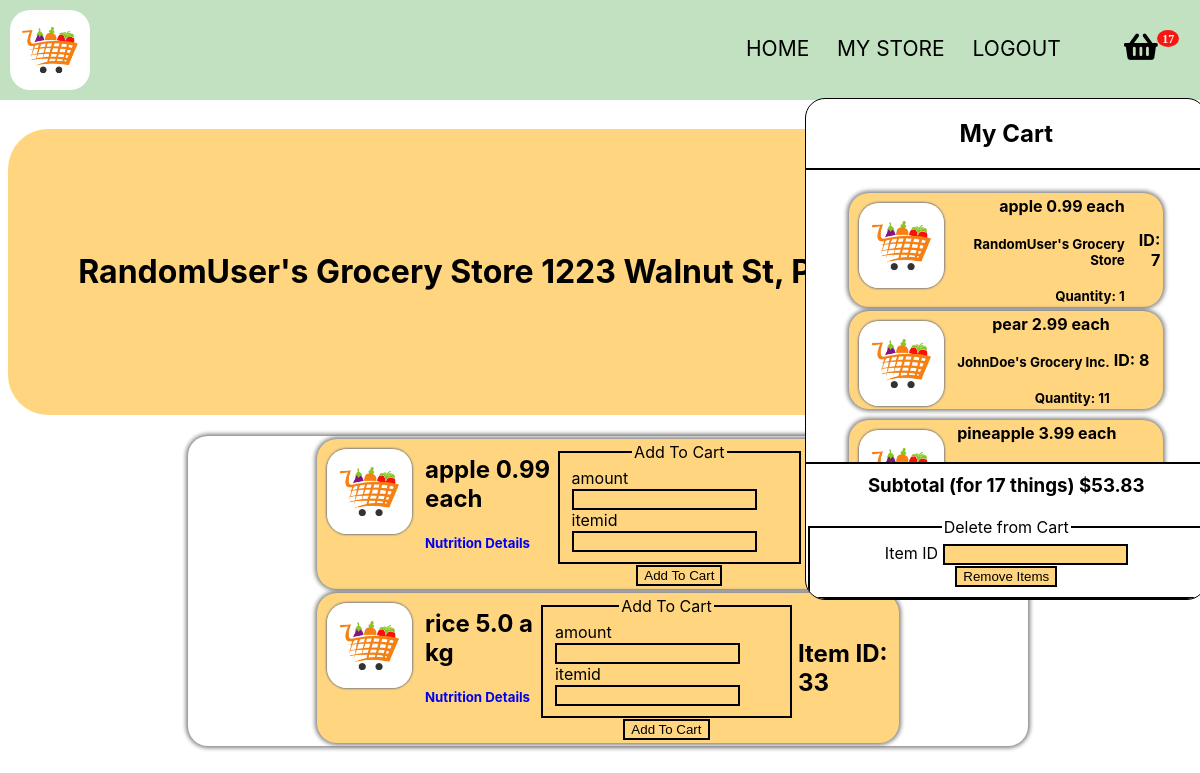
Page /store/RandomUser's Grocery Store (signed in) on the committed database.
### src/app.py (models this page shows)
class CartItems(db.Model):
    __tablename__ = 'cart'
    itemid = db.Column(db.Integer, primary_key = True)
    itemname = db.Column(db.String(20), nullable = False)
    quantity = db.Column(db.Integer, nullable = False)
    unit = db.Column(db.String(10), nullable = False)
    price = db.Column(db.Float, nullable = False)
    seller = db.Column(db.String(100), nullable = False)
    userid = db.Column(db.Integer, db.ForeignKey("user.id"))

class Store(db.Model):
    __tablename__ = 'store'
    storeid = db.Column(db.Integer, primary_key = True)
    storename = db.Column(db.String(50), nullable = True)
    storeaddress = db.Column(db.String(100), nullable = True)
    storelat = db.Column(db.Float, nullable = True)
    storelong = db.Column(db.Float, nullable = True)
    storeowner = db.Column(db.String(20), nullable = True)
    cart = db.relationship("Inventory")
    userid = db.Column(db.Integer, db.ForeignKey("user.id"))

class Inventory(db.Model):
    __tablename__ = 'inventory'
    inventoryid = db.Column(db.Integer, primary_key = True)
    itemname = db.Column(db.String(20), nullable = False)
    price = db.Column(db.Float, nullable = False)
    unit = db.Column(db.String(10), nullable = False)
    storeid = db.Column(db.Integer, db.ForeignKey("store.storeid"))

### src/app.py (the view, shortened to what this page needs)
@app.route('/store/<storename>', methods=['GET', 'POST'])
def storename(storename):
    deletefromcart = DeleteFromInventory()
    form = AddToCart()
    query = Inventory.query.filter_by(storeid = Store.query.filter_by(storename = storename).first().storeid).all()
    store = Store.query.filter_by(storename = storename).first()
    user = User.query.filter_by(id = current_user.id).first()
    userscart = CartItems.query.filter_by(userid = user.id).all()
    subtotal = 0
    itemamount = 0
    for thing in userscart:
        itemamount += thing.quantity
        subtotal += thing.price * thing.quantity
    if deletefromcart.validate_on_submit():
        print('touched')
        item = CartItems.query.filter_by(itemid = deletefromcart.itemid.data).first()
        db.session.delete(item)
        db.session.commit()
        return redirect('/store/' + storename)
    return render_template('shop.html', shopinventory = query, store = store, form = form, cart = userscart, subtotal = subtotal, itemamount = itemamount, deleteform = deletefromcart)

### src/forms.py
class DeleteFromInventory(FlaskForm):
    itemid = IntegerField("Item ID", validators=[DataRequired()])
    submit = SubmitField("Remove Items")

class AddToCart(FlaskForm):
    amount = IntegerField('amount', validators=[DataRequired()])
    itemid = IntegerField('itemid ', validators=[DataRequired()])
    submit = SubmitField("Add To Cart")

### src/app.py (called while the page is built)
@login_manager.user_loader
def load_user(user_id):
    return User.query.get(int(user_id))

### templates/shop.html (shortened to what this page needs)
<!DOCTYPE HTML>
<html>
	<head>
		<link href="https://use.fontawesome.com/releases/v5.0.1/css/all.css" rel="stylesheet">
	</head>
	<body class="is-preload">
        <br>
		<br>
		<br>
		<br>
		<br>
		<div class="container">
			<img class = 'logo' src="{{ url_for('static', filename = 'images/grocerylogo.jpeg') }}">
			<nav>
				<ul id = 'subpages'>
					<li><a href="/main">HOME</a></li>
					<li><a href="/mystore/{{current_user.name}}">MY STORE</a></li>
					<li id="logout"><a href="/logout">LOGOUT</a></li>
                    <div id="container" style="display:inline-block; position: absolute; height: 100%;">
						<ul>
							<li id="li1"> <i class="fa badge fa-lg" style='font-size:30px'value={{itemamount}}>&#xf291; </i>
								<div class="popupMenu">
									<div class = "upperdiv">
										<h1 style="text-align: center; border-bottom: 2px solid black; padding-bottom: 20px;"> My Cart</h1>
										<table class = "carttable">
											{% for thing in cart %}
												<tr>
													<td>
														<div class = 'itemdiv'>
															<img src="{{ url_for('static', filename = 'images/grocerylogo.jpeg') }}" class="itemimage">
															<table class="carttdtable">
																<tr class="carttr">
																	<td class="carttd">
																	<h4 class = "iteminfo" style = "margin: 0px;"> {{thing.itemname}} {{thing.price}} {{thing.unit}}</h4> <br> <h5 class = "iteminfo" style = "margin: 0px;"> {{thing.seller}} </h5> <br> <h5 class = "iteminfo" style = "margin: 0px;"> Quantity: {{thing.quantity}} </h5> </td>
																	</td>
																	<td> <h4> ID: {{thing.itemid}}</h5></td>
																</tr>
															</table>
														</div>
											{% endfor %}
									</div>
									<div class="lowerdiv">
										<h3 class="lowerh3"> Subtotal (for {{itemamount}} things) ${{"%.2f"|format(subtotal)}} </h3>
                                        <br>
                                        <form method="post" action="">
											<fieldset>
												<legend class = "cartlegend">Delete from Cart</legend>
												<div>
													{{ deleteform.itemid.label(class = "form-control-label") }}
													{{ deleteform.itemid(class = "form-control form-control-lg") }}
												</div>
												<div class = 'fieldbutton'>
													{{ deleteform.submit(class = "btn btn-outline-info") }}
												</div>
											</fieldset>
										</form>
									</div>
		<h1 class = 'title'> {{store.storename}} {{store.storeaddress}} </h1>
        <div class = 'tablediv'>
            <table class = "inventorytable">
            {% for thing in shopinventory %}
            <tr>
                <td>
                <div class = 'itemdiv'>
                    <img src="{{ url_for('static', filename = 'images/grocerylogo.jpeg') }}" class="itemimage">
                    <table>
                        <tr>
                            <td> <h2 class = "iteminfo"> {{thing.itemname}} {{thing.price}} {{thing.unit}} <br> </h2> <h5> <a href="/nutritionaldetails/{{thing.itemname}}" target="_blank">Nutrition Details</a> </h5> </td>
                            <td>
                                <div class = "addtocart">
                                    <form method="post" action="">
                                        <fieldset>
                                            <legend class = "cartlegend">Add To Cart</legend>
                                            <div>
                                                {{ form.amount.label(class = "form-control-label") }}
                                                {{ form.amount(class = "form-control form-control-lg") }}
                                            </div>
                                            <div>
                                                {{ form.itemid.label(class = "form-control-label") }}
                                                {{ form.itemid(class = "form-control form-control-lg") }}
                                            </div>
                                        </fieldset>
                                        <div class = 'fieldbutton'>
                                            {{ form.submit(class = "btn btn-outline-info") }}
                                        </div>
                                    </form>
                                </div>
                            </td>
                            <td>
                                <h2>Item ID: {{thing.inventoryid}} </h2>
                            </td>
                        </tr>
                    </table>
                </div>
                </td>
            </tr>
            {% endfor %}
            </table>
        </div>
	</body>
</html>

### templates/shop.html (style rules this page uses)
.lowerh3 { margin-top: 10px; margin-bottom: 0px; }
.upperdiv { height: 73%; overflow: scroll; }
.lowerdiv { border-top: 2px solid black; position: absolute; bottom: 0px; text-align: center; width: 100%; }
.carttable { margin: 0 auto; width: 80%; }
.itemimage { height: 90px; width: 90px; float: left; border-radius: 20px; margin-right: 10px; }
#logout { margin-right: 10vh; }
#container { right: -80px; top: 16px; margin-right: 5vh; }
.popupMenu { width: 400px; height: 500px; border: 1px solid black; position: absolute; top: 62px; right: -20px; background-color: white; border-radius: 20px; overflow: scroll; }
ul li { position: relative }
.badge:after { content:attr(value); font-size:12px; color: #fff; background: red; border-radius:50%; padding: 2px 5px; position:relative; left:-8px; top:-15px; opacity:0.9; }
.tablediv { width: 70%; margin:0 auto; background-color: white; border-radius: 20px; box-shadow: 0 0 4px 2px gray; }
.cartlegend { text-align: center; }
.fieldbutton { text-align: center; }
.title { padding: 50px; background-color: green; height: 20vh; line-height: 20vh; text-align: center; background-color: rgb(255, 213, 128); border-radius: 40px; }
.itemimage { float: left; height: 85px; width: auto; margin: 10px; border-radius: 20px; box-shadow: 0 0 2px 1px gray; }
.iteminfo { margin:0 auto; }
.itemdiv { height: 20%; width: 60%; left: 20%; background-color: rgb(255, 213, 128); margin:0 auto; border-radius: 20px; min-width: 100%; box-shadow: 0 0 4px 2px gray; }
input { background-color: rgb(255, 213, 128); border: 2px solid black; }
.inventorytable { width: 70%; margin:0 auto; height: 100%; }
td { margin-bottom: 50px; }
fieldset { border: 2px solid black; }
html { height: 100%; width: 100%; }
body { height: 100%; width: 100%; font-family: Eina, -apple-system, BlinkMacSystemFont, "Segoe UI", Roboto, Helvetica, Arial, sans-serif; }
a { text-decoration: none; }
.logo { float: left; height: 80px; width: auto; margin: 10px; border-radius: 20px; }
body { height: 100%; width: 100%; }
nav ul { float: right; list-style: none; text-align: right; padding-top: 20px; margin-left: 0px; margin-right: 5vh; }
.container { background-color:rgb(193, 225, 193); position: fixed; width: 100%; top: 0px; left: 0px; }
.container::after { content: ''; display: table; clear: both; }
nav li { float: left; margin-left: 3vh; }
nav a { text-decoration: none; color: black; font-size: 21px; }

### rows in the picture
CartItems: itemname "apple", price "0.99", unit "each", seller "RandomUser's Grocery Store", quantity "1", itemid "7"
CartItems: itemname "pear", price "2.99", unit "each", seller "JohnDoe's Grocery Inc.", quantity "11", itemid "8"
CartItems: itemname "pineapple", price "3.99", unit "each"
Store: storename "RandomUser's Grocery Store", storeaddress "1223 Walnut St,…"
Inventory: itemname "apple", price "0.99", unit "each", amount.label "amount", itemid.label "itemid"
Inventory: itemname "rice", price "5.0", unit "a kg", amount.label "amount", itemid.label "itemid", inventoryid "33"

### other values in the picture
{{ itemamount }} "17"
{{ "%.2f"|format(subtotal) }} "53.83"
{{ deleteform.itemid.label(class = "form-control-label") }} "Item ID"
